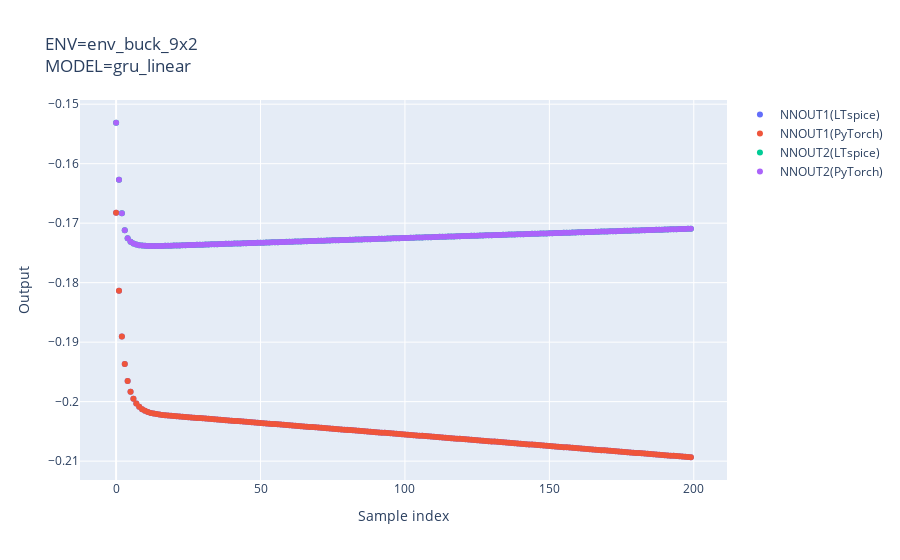

Here is the notebook cell this chart was saved with:
### Code cell
ENV_NAME = "env_buck_9x2"
MODEL_NAME = "gru_linear"
PY_FILENAME = ENV_NAME + '_' + MODEL_NAME     # output python file name
SP_FILENAME = ENV_NAME + '_' + MODEL_NAME     # output ltspice subcircuit name
actor = step1()
actions, actions_py = step2(actor)
step3(actions, actions_py)

### Figure 1 — Plotly figure (JSON) as saved in the notebook; plotly's stock layout.template omitted (floating-point values rounded to 4 significant figures; data arrays with more than 128 entries replaced by an {"elided": "..."} marker saying what was removed)
{"data": [{"mode": "markers", "name": "NNOUT1(LTspice)", "type": "scatter", "x": {"elided": "200 int values"}, "y": {"elided": "200 float values"}}, {"mode": "markers", "name": "NNOUT1(PyTorch)", "type": "scatter", "x": {"elided": "200 int values"}, "y": {"elided": "200 float values"}}, {"mode": "markers", "name": "NNOUT2(LTspice)", "type": "scatter", "x": {"elided": "200 int values"}, "y": {"elided": "200 float values"}}, {"mode": "markers", "name": "NNOUT2(PyTorch)", "type": "scatter", "x": {"elided": "200 int values"}, "y": {"elided": "200 float values"}}], "layout": {"title": {"text": "ENV=env_buck_9x2<br>MODEL=gru_linear"}, "xaxis": {"title": {"text": "Sample index"}}, "yaxis": {"title": {"text": "Output"}}}}
